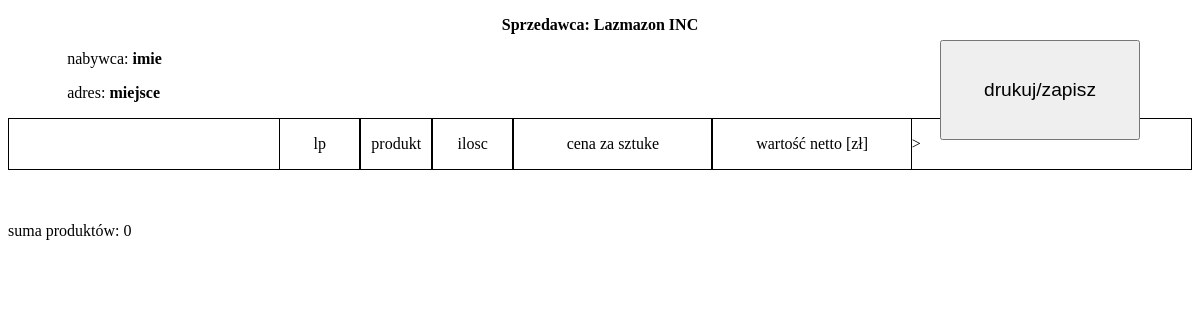
Before: /faktura.php?id=20 (signed in) with the older database file.
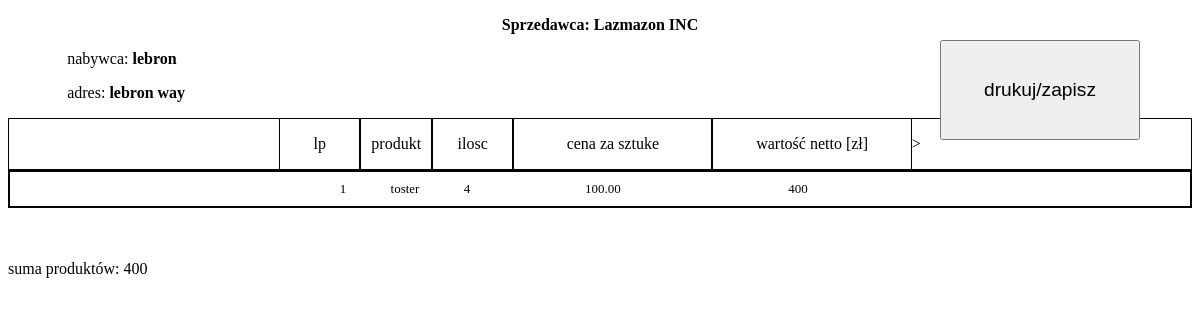
After: the same page with the newer database file.
### tables this page shows
CREATE TABLE `zamuwienie` (
  `zamuwienie_id` int(11) NOT NULL,
  `konto_id` int(11) NOT NULL,
  `imie` varchar(100) NOT NULL,
  `adres` varchar(100) NOT NULL,
  `metoda_platnosci` varchar(50) NOT NULL,
  `metoda_dostawy` varchar(50) NOT NULL,
  `status` enum('przygotowywany','wysłany','odebrane') NOT NULL
);

CREATE TABLE `zamuwienia` (
  `zamuwienie_id` int(11) NOT NULL,
  `produkt_id` int(11) NOT NULL,
  `ilosc` int(10) UNSIGNED NOT NULL,
  `main` int(11) NOT NULL
);

CREATE TABLE `produkt` (
  `produkt_id` int(11) NOT NULL,
  `nazwa` varchar(100) NOT NULL,
  `cena` decimal(12,2) UNSIGNED NOT NULL,
  `cala_cena` decimal(15,2) UNSIGNED NOT NULL,
  `ilosc` int(11) UNSIGNED NOT NULL,
  `img_id` int(11) DEFAULT NULL,
  `promocja` decimal(5,0) UNSIGNED NOT NULL,
  `opis` text NOT NULL,
  `kategoria_id` int(11) NOT NULL
);

### faktura.php (the view, shortened to what this page needs)
<!DOCTYPE html>
<html lang="en">
<head>
</head>
<body>
    <?php
        $connect=@new mysqli('localhost','root','','lamazon');
    ?>
    <button id="convertButton">drukuj/zapisz</button>
    <center>
        <div class="sprzedawca">
            <p id="sprzedawca"><b>Sprzedawca: Lazmazon INC </b></p>
        </div>
    </center>
    <div class="tab">
        <?php
        $osoby = "SELECT * FROM `zamuwienie`";
        $wynik = $connect->query($osoby)->fetch_assoc();
        echo "<p>nabywca:  <b>{$wynik["imie"]}</b></p>
        <p>adres:  <b>{$wynik["adres"]}</b></p>";
        ?>
    </div>
    <div id="dane">
        <div class="legenda">
            <p id="counter"> lp </p>
            <p id="produkt"> produkt </p>
            <p id="ilosc"> ilosc </p>
            <p id="cena"> cena za sztuke</p>
            <p id="net"> wartość netto [zł]</p>>
        </div>
        <?php
        $sql = "SELECT produkt.nazwa AS 'nazwa' , zamuwienia.ilosc as 'ilosc' , produkt.cala_cena AS 'cala_cena'  FROM `zamuwienia` JOIN produkt USING(produkt_id) WHERE zamuwienie_id = {$_GET["id"]}";
        $count = 1;
        $suma = 0;
        $query = $connect->query($sql);
        while($row = $query->fetch_assoc()){
            $cena = $row["cala_cena"] * $row["ilosc"];
            echo"<div class='uslugi'>
                <p id='counter'> {$count} </p>
                <p id='produkt'> {$row["nazwa"]} </p>
                <p id='ilosc'> {$row["ilosc"]} </p>
                <p id='cena'> {$row["cala_cena"]}</p>
                <p id='net'> {$cena}</p>
            </div> ";
            $count++;
            $suma += $cena;
        }
        ?>
    </div>
    <br><br>
    <p>suma produktów: <?php echo $suma ?></p>
</body>
</html>

Changed rows visible on the page:
removed zamuwienie: imie "imie", adres "miejsce"
now on this page (row unchanged): zamuwienie: imie "lebron", adres "lebron way"
added zamuwienia: produkt.nazwa "toster", ilosc "4", produkt.cala_cena "100.00", cena "400"
Other visible differences:
$suma: "0" → "400"
